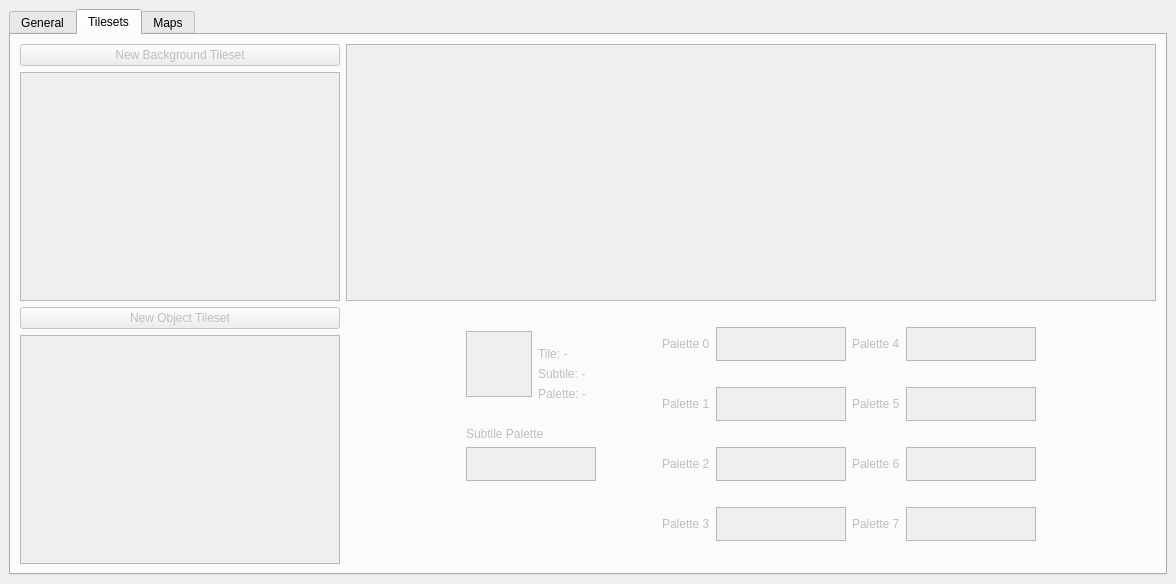
<?xml version="1.0" encoding="UTF-8"?>
<ui version="4.0">
 <class>MainWindow</class>
 <widget class="QMainWindow" name="MainWindow">
  <property name="geometry">
   <rect>
    <x>0</x>
    <y>0</y>
    <width>1176</width>
    <height>584</height>
   </rect>
  </property>
  <property name="maximumSize">
   <size>
    <width>1176</width>
    <height>1851</height>
   </size>
  </property>
  <property name="windowTitle">
   <string>MainWindow</string>
  </property>
  <widget class="QWidget" name="central">
   <property name="sizePolicy">
    <sizepolicy hsizetype="Expanding" vsizetype="Expanding">
     <horstretch>0</horstretch>
     <verstretch>0</verstretch>
    </sizepolicy>
   </property>
   <layout class="QVBoxLayout" name="verticalLayout_2">
    <item>
     <widget class="QTabWidget" name="tabs">
      <property name="enabled">
       <bool>true</bool>
      </property>
      <property name="sizePolicy">
       <sizepolicy hsizetype="Expanding" vsizetype="Expanding">
        <horstretch>0</horstretch>
        <verstretch>0</verstretch>
       </sizepolicy>
      </property>
      <property name="currentIndex">
       <number>1</number>
      </property>
      <widget class="QWidget" name="general_tab">
       <attribute name="title">
        <string>General</string>
       </attribute>
       <layout class="QGridLayout" name="gridLayout_2">
        <item row="0" column="0">
         <widget class="QLabel" name="project_label">
          <property name="sizePolicy">
           <sizepolicy hsizetype="Preferred" vsizetype="Fixed">
            <horstretch>0</horstretch>
            <verstretch>0</verstretch>
           </sizepolicy>
          </property>
          <property name="text">
           <string>Current project: -</string>
          </property>
         </widget>
        </item>
        <item row="1" column="1">
         <widget class="QPushButton" name="load_project_btn">
          <property name="text">
           <string>Load Project</string>
          </property>
         </widget>
        </item>
        <item row="1" column="2">
         <widget class="QPushButton" name="save_project_btn">
          <property name="text">
           <string>Save Project</string>
          </property>
         </widget>
        </item>
        <item row="1" column="0">
         <widget class="QPushButton" name="new_project_btn">
          <property name="sizePolicy">
           <sizepolicy hsizetype="Minimum" vsizetype="Minimum">
            <horstretch>0</horstretch>
            <verstretch>0</verstretch>
           </sizepolicy>
          </property>
          <property name="text">
           <string>New Project</string>
          </property>
         </widget>
        </item>
        <item row="2" column="1">
         <spacer name="verticalSpacer">
          <property name="orientation">
           <enum>Qt::Vertical</enum>
          </property>
          <property name="sizeType">
           <enum>QSizePolicy::Fixed</enum>
          </property>
          <property name="sizeHint" stdset="0">
           <size>
            <width>20</width>
            <height>80</height>
           </size>
          </property>
         </spacer>
        </item>
       </layout>
      </widget>
      <widget class="QWidget" name="tilesets_tab">
       <property name="enabled">
        <bool>false</bool>
       </property>
       <property name="sizePolicy">
        <sizepolicy hsizetype="Maximum" vsizetype="Maximum">
         <horstretch>0</horstretch>
         <verstretch>0</verstretch>
        </sizepolicy>
       </property>
       <attribute name="title">
        <string>Tilesets</string>
       </attribute>
       <layout class="QHBoxLayout" name="horizontalLayout_5">
        <item>
         <layout class="QVBoxLayout" name="verticalLayout_4">
          <property name="leftMargin">
           <number>0</number>
          </property>
          <item>
           <widget class="QPushButton" name="new_bg_tileset_btn">
            <property name="sizePolicy">
             <sizepolicy hsizetype="Preferred" vsizetype="Fixed">
              <horstretch>0</horstretch>
              <verstretch>0</verstretch>
             </sizepolicy>
            </property>
            <property name="text">
             <string>New Background Tileset</string>
            </property>
           </widget>
          </item>
          <item>
           <widget class="QListWidget" name="bg_tileset_list">
            <property name="maximumSize">
             <size>
              <width>320</width>
              <height>16777215</height>
             </size>
            </property>
            <property name="alternatingRowColors">
             <bool>false</bool>
            </property>
            <property name="selectionRectVisible">
             <bool>false</bool>
            </property>
           </widget>
          </item>
          <item>
           <widget class="QPushButton" name="new_ob_tileset_btn">
            <property name="text">
             <string>New Object Tileset</string>
            </property>
           </widget>
          </item>
          <item>
           <widget class="QListWidget" name="ob_tileset_list">
            <property name="maximumSize">
             <size>
              <width>320</width>
              <height>16777215</height>
             </size>
            </property>
           </widget>
          </item>
         </layout>
        </item>
        <item>
         <layout class="QVBoxLayout" name="verticalLayout_5">
          <property name="leftMargin">
           <number>0</number>
          </property>
          <item>
           <widget class="QGraphicsView" name="tileset_view"/>
          </item>
          <item>
           <layout class="QHBoxLayout" name="horizontalLayout_2">
            <property name="leftMargin">
             <number>0</number>
            </property>
            <property name="topMargin">
             <number>0</number>
            </property>
            <property name="rightMargin">
             <number>0</number>
            </property>
            <item>
             <spacer name="horizontalSpacer_3">
              <property name="orientation">
               <enum>Qt::Horizontal</enum>
              </property>
              <property name="sizeType">
               <enum>QSizePolicy::MinimumExpanding</enum>
              </property>
              <property name="sizeHint" stdset="0">
               <size>
                <width>40</width>
                <height>20</height>
               </size>
              </property>
             </spacer>
            </item>
            <item>
             <layout class="QVBoxLayout" name="verticalLayout_8">
              <property name="leftMargin">
               <number>0</number>
              </property>
              <item>
               <layout class="QHBoxLayout" name="horizontalLayout_6">
                <property name="topMargin">
                 <number>0</number>
                </property>
                <item>
                 <widget class="QGraphicsView" name="subtile_view">
                  <property name="sizePolicy">
                   <sizepolicy hsizetype="MinimumExpanding" vsizetype="MinimumExpanding">
                    <horstretch>0</horstretch>
                    <verstretch>0</verstretch>
                   </sizepolicy>
                  </property>
                  <property name="minimumSize">
                   <size>
                    <width>66</width>
                    <height>66</height>
                   </size>
                  </property>
                  <property name="maximumSize">
                   <size>
                    <width>66</width>
                    <height>66</height>
                   </size>
                  </property>
                 </widget>
                </item>
                <item>
                 <layout class="QVBoxLayout" name="verticalLayout_6">
                  <item>
                   <spacer name="verticalSpacer_3">
                    <property name="orientation">
                     <enum>Qt::Vertical</enum>
                    </property>
                    <property name="sizeHint" stdset="0">
                     <size>
                      <width>20</width>
                      <height>40</height>
                     </size>
                    </property>
                   </spacer>
                  </item>
                  <item>
                   <widget class="QLabel" name="tile_label">
                    <property name="text">
                     <string>Tile: -</string>
                    </property>
                   </widget>
                  </item>
                  <item>
                   <widget class="QLabel" name="subtile_label">
                    <property name="text">
                     <string>Subtile: -</string>
                    </property>
                   </widget>
                  </item>
                  <item>
                   <widget class="QLabel" name="palette_label">
                    <property name="text">
                     <string>Palette: -</string>
                    </property>
                   </widget>
                  </item>
                  <item>
                   <spacer name="verticalSpacer_4">
                    <property name="orientation">
                     <enum>Qt::Vertical</enum>
                    </property>
                    <property name="sizeHint" stdset="0">
                     <size>
                      <width>20</width>
                      <height>20</height>
                     </size>
                    </property>
                   </spacer>
                  </item>
                 </layout>
                </item>
               </layout>
              </item>
              <item>
               <widget class="QLabel" name="label">
                <property name="text">
                 <string>Subtile Palette</string>
                </property>
               </widget>
              </item>
              <item>
               <layout class="QHBoxLayout" name="horizontalLayout_4">
                <item>
                 <widget class="QGraphicsView" name="palette_view">
                  <property name="sizePolicy">
                   <sizepolicy hsizetype="MinimumExpanding" vsizetype="MinimumExpanding">
                    <horstretch>0</horstretch>
                    <verstretch>0</verstretch>
                   </sizepolicy>
                  </property>
                  <property name="minimumSize">
                   <size>
                    <width>130</width>
                    <height>34</height>
                   </size>
                  </property>
                  <property name="maximumSize">
                   <size>
                    <width>130</width>
                    <height>34</height>
                   </size>
                  </property>
                  <property name="verticalScrollBarPolicy">
                   <enum>Qt::ScrollBarAsNeeded</enum>
                  </property>
                  <property name="horizontalScrollBarPolicy">
                   <enum>Qt::ScrollBarAsNeeded</enum>
                  </property>
                 </widget>
                </item>
                <item>
                 <spacer name="horizontalSpacer">
                  <property name="orientation">
                   <enum>Qt::Horizontal</enum>
                  </property>
                  <property name="sizeHint" stdset="0">
                   <size>
                    <width>40</width>
                    <height>20</height>
                   </size>
                  </property>
                 </spacer>
                </item>
               </layout>
              </item>
              <item>
               <spacer name="verticalSpacer_5">
                <property name="orientation">
                 <enum>Qt::Vertical</enum>
                </property>
                <property name="sizeHint" stdset="0">
                 <size>
                  <width>20</width>
                  <height>40</height>
                 </size>
                </property>
               </spacer>
              </item>
             </layout>
            </item>
            <item>
             <spacer name="verticalSpacer_2">
              <property name="orientation">
               <enum>Qt::Vertical</enum>
              </property>
              <property name="sizeHint" stdset="0">
               <size>
                <width>20</width>
                <height>40</height>
               </size>
              </property>
             </spacer>
            </item>
            <item>
             <layout class="QGridLayout" name="gridLayout_4">
              <property name="leftMargin">
               <number>0</number>
              </property>
              <item row="2" column="2">
               <widget class="QLabel" name="label_10">
                <property name="text">
                 <string>Palette 6</string>
                </property>
               </widget>
              </item>
              <item row="1" column="2">
               <widget class="QLabel" name="label_9">
                <property name="text">
                 <string>Palette 5</string>
                </property>
               </widget>
              </item>
              <item row="2" column="0">
               <widget class="QLabel" name="label_6">
                <property name="text">
                 <string>Palette 2</string>
                </property>
               </widget>
              </item>
              <item row="0" column="3">
               <widget class="QGraphicsView" name="palette4_view">
                <property name="sizePolicy">
                 <sizepolicy hsizetype="Maximum" vsizetype="Maximum">
                  <horstretch>0</horstretch>
                  <verstretch>0</verstretch>
                 </sizepolicy>
                </property>
                <property name="minimumSize">
                 <size>
                  <width>130</width>
                  <height>34</height>
                 </size>
                </property>
                <property name="maximumSize">
                 <size>
                  <width>130</width>
                  <height>34</height>
                 </size>
                </property>
               </widget>
              </item>
              <item row="1" column="1">
               <widget class="QGraphicsView" name="palette1_view">
                <property name="sizePolicy">
                 <sizepolicy hsizetype="Maximum" vsizetype="Maximum">
                  <horstretch>0</horstretch>
                  <verstretch>0</verstretch>
                 </sizepolicy>
                </property>
                <property name="maximumSize">
                 <size>
                  <width>130</width>
                  <height>34</height>
                 </size>
                </property>
               </widget>
              </item>
              <item row="0" column="2">
               <widget class="QLabel" name="label_8">
                <property name="text">
                 <string>Palette 4</string>
                </property>
               </widget>
              </item>
              <item row="3" column="2">
               <widget class="QLabel" name="label_11">
                <property name="text">
                 <string>Palette 7</string>
                </property>
               </widget>
              </item>
              <item row="1" column="3">
               <widget class="QGraphicsView" name="palette5_view">
                <property name="sizePolicy">
                 <sizepolicy hsizetype="Maximum" vsizetype="Maximum">
                  <horstretch>0</horstretch>
                  <verstretch>0</verstretch>
                 </sizepolicy>
                </property>
                <property name="maximumSize">
                 <size>
                  <width>130</width>
                  <height>34</height>
                 </size>
                </property>
               </widget>
              </item>
              <item row="0" column="1">
               <widget class="QGraphicsView" name="palette0_view">
                <property name="sizePolicy">
                 <sizepolicy hsizetype="Maximum" vsizetype="Maximum">
                  <horstretch>0</horstretch>
                  <verstretch>0</verstretch>
                 </sizepolicy>
                </property>
                <property name="minimumSize">
                 <size>
                  <width>130</width>
                  <height>34</height>
                 </size>
                </property>
                <property name="maximumSize">
                 <size>
                  <width>130</width>
                  <height>34</height>
                 </size>
                </property>
               </widget>
              </item>
              <item row="0" column="0">
               <widget class="QLabel" name="label_4">
                <property name="text">
                 <string>Palette 0</string>
                </property>
               </widget>
              </item>
              <item row="2" column="1">
               <widget class="QGraphicsView" name="palette2_view">
                <property name="sizePolicy">
                 <sizepolicy hsizetype="Maximum" vsizetype="Maximum">
                  <horstretch>0</horstretch>
                  <verstretch>0</verstretch>
                 </sizepolicy>
                </property>
                <property name="maximumSize">
                 <size>
                  <width>130</width>
                  <height>34</height>
                 </size>
                </property>
               </widget>
              </item>
              <item row="2" column="3">
               <widget class="QGraphicsView" name="palette6_view">
                <property name="sizePolicy">
                 <sizepolicy hsizetype="Maximum" vsizetype="Maximum">
                  <horstretch>0</horstretch>
                  <verstretch>0</verstretch>
                 </sizepolicy>
                </property>
                <property name="maximumSize">
                 <size>
                  <width>130</width>
                  <height>34</height>
                 </size>
                </property>
               </widget>
              </item>
              <item row="3" column="0">
               <widget class="QLabel" name="label_7">
                <property name="text">
                 <string>Palette 3</string>
                </property>
               </widget>
              </item>
              <item row="1" column="0">
               <widget class="QLabel" name="label_5">
                <property name="text">
                 <string>Palette 1</string>
                </property>
               </widget>
              </item>
              <item row="3" column="1">
               <widget class="QGraphicsView" name="palette3_view">
                <property name="sizePolicy">
                 <sizepolicy hsizetype="Maximum" vsizetype="Maximum">
                  <horstretch>0</horstretch>
                  <verstretch>0</verstretch>
                 </sizepolicy>
                </property>
                <property name="maximumSize">
                 <size>
                  <width>130</width>
                  <height>34</height>
                 </size>
                </property>
               </widget>
              </item>
              <item row="3" column="3">
               <widget class="QGraphicsView" name="palette7_view">
                <property name="sizePolicy">
                 <sizepolicy hsizetype="Maximum" vsizetype="Maximum">
                  <horstretch>0</horstretch>
                  <verstretch>0</verstretch>
                 </sizepolicy>
                </property>
                <property name="maximumSize">
                 <size>
                  <width>130</width>
                  <height>34</height>
                 </size>
                </property>
               </widget>
              </item>
             </layout>
            </item>
            <item>
             <spacer name="horizontalSpacer_5">
              <property name="orientation">
               <enum>Qt::Horizontal</enum>
              </property>
              <property name="sizeType">
               <enum>QSizePolicy::MinimumExpanding</enum>
              </property>
              <property name="sizeHint" stdset="0">
               <size>
                <width>40</width>
                <height>20</height>
               </size>
              </property>
             </spacer>
            </item>
           </layout>
          </item>
         </layout>
        </item>
       </layout>
      </widget>
      <widget class="QWidget" name="map_tab">
       <property name="enabled">
        <bool>false</bool>
       </property>
       <property name="sizePolicy">
        <sizepolicy hsizetype="Maximum" vsizetype="Maximum">
         <horstretch>0</horstretch>
         <verstretch>0</verstretch>
        </sizepolicy>
       </property>
       <attribute name="title">
        <string>Maps</string>
       </attribute>
       <layout class="QHBoxLayout" name="horizontalLayout_3">
        <item>
         <widget class="QListWidget" name="map_list">
          <property name="sizePolicy">
           <sizepolicy hsizetype="Preferred" vsizetype="Preferred">
            <horstretch>0</horstretch>
            <verstretch>0</verstretch>
           </sizepolicy>
          </property>
         </widget>
        </item>
        <item>
         <layout class="QVBoxLayout" name="verticalLayout">
          <property name="leftMargin">
           <number>0</number>
          </property>
          <item>
           <layout class="QHBoxLayout" name="horizontalLayout">
            <property name="topMargin">
             <number>0</number>
            </property>
            <item>
             <widget class="QRadioButton" name="tiles_btn">
              <property name="text">
               <string>Tiles</string>
              </property>
             </widget>
            </item>
            <item>
             <widget class="QRadioButton" name="collision_btn">
              <property name="text">
               <string>Collision</string>
              </property>
             </widget>
            </item>
            <item>
             <widget class="QRadioButton" name="events_btn">
              <property name="text">
               <string>Events</string>
              </property>
             </widget>
            </item>
           </layout>
          </item>
          <item>
           <widget class="QFrame" name="frame">
            <property name="sizePolicy">
             <sizepolicy hsizetype="Expanding" vsizetype="Expanding">
              <horstretch>0</horstretch>
              <verstretch>0</verstretch>
             </sizepolicy>
            </property>
            <property name="minimumSize">
             <size>
              <width>400</width>
              <height>0</height>
             </size>
            </property>
            <property name="frameShape">
             <enum>QFrame::StyledPanel</enum>
            </property>
            <property name="frameShadow">
             <enum>QFrame::Raised</enum>
            </property>
           </widget>
          </item>
         </layout>
        </item>
        <item>
         <layout class="QVBoxLayout" name="verticalLayout_3">
          <property name="leftMargin">
           <number>0</number>
          </property>
          <item>
           <widget class="QFrame" name="tile_selection">
            <property name="frameShape">
             <enum>QFrame::StyledPanel</enum>
            </property>
            <property name="frameShadow">
             <enum>QFrame::Raised</enum>
            </property>
           </widget>
          </item>
          <item>
           <widget class="QCheckBox" name="vflip_box">
            <property name="text">
             <string>Vertical Flip</string>
            </property>
           </widget>
          </item>
          <item>
           <widget class="QCheckBox" name="hflip_box">
            <property name="text">
             <string>Horizontal Flip</string>
            </property>
           </widget>
          </item>
         </layout>
        </item>
       </layout>
      </widget>
     </widget>
    </item>
   </layout>
  </widget>
 </widget>
 <resources/>
 <connections/>
</ui>
